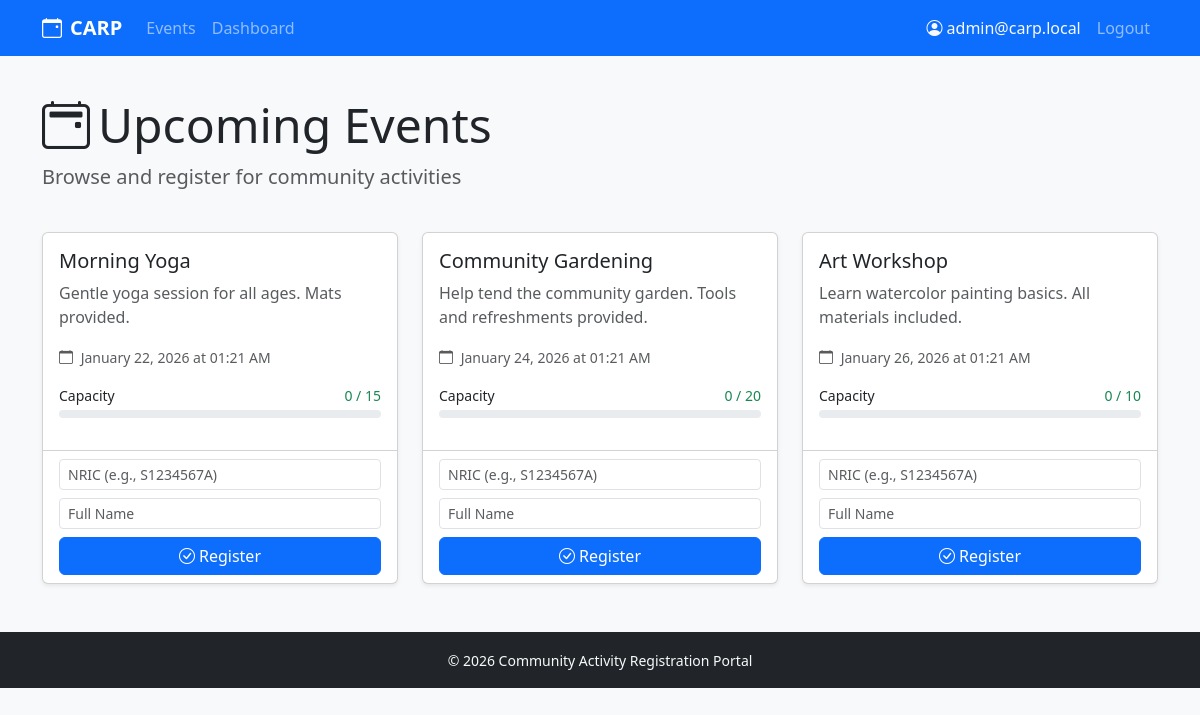
Screenshot of / (signed in) with the database file from the repository.
### app/models.py (models this page shows, shortened)
class User(UserMixin, db.Model):
    __tablename__ = 'user'
    id: int = db.Column(db.Integer, primary_key=True)
    email: str = db.Column(db.String(120), unique=True, nullable=False, index=True)
    password_hash: str = db.Column(db.String(128), nullable=False)
    role: str = db.Column(db.String(20), default='caregiver', nullable=False)
    participants = db.relationship('Participant', back_populates='user', lazy='dynamic')
    def is_admin(self) -> bool:
        return self.role == 'admin'

class Event(db.Model):
    __tablename__ = 'event'
    id: int = db.Column(db.Integer, primary_key=True)
    title: str = db.Column(db.String(100), nullable=False)
    description: Optional[str] = db.Column(db.Text, nullable=True)
    max_capacity: int = db.Column(db.Integer, default=20, nullable=False)
    start_time: datetime = db.Column(db.DateTime, nullable=False)
    registrations = db.relationship('Registration', back_populates='event', lazy='dynamic')

### app/routes.py (the view)
@main_bp.route('/')
def index():
    events_data = get_all_events_with_counts()
    linked_participant = None
    if current_user.is_authenticated:
        linked_participant = get_participant_for_user(current_user.id)
    return render_template(
        'index.html',
        events_data=events_data,
        linked_participant=linked_participant
    )

### app/models.py (called while the page is built)
@login_manager.user_loader
def load_user(user_id: str) -> Optional[User]:
    return db.session.get(User, int(user_id))

### app/services.py (called while the page is built)
def get_event_registration_count(event_id: int) -> int:
    count = db.session.scalar(
        db.select(func.count(Registration.id)).filter_by(event_id=event_id)
    )
    return count or 0

def get_all_events_with_counts() -> list[dict]:
    events = db.session.execute(db.select(Event)).scalars().all()
    result = []
    for event in events:
        count = get_event_registration_count(event.id)
        result.append({
            'event': event,
            'count': count,
            'is_full': count >= event.max_capacity
        })
    return result

def get_participant_for_user(user_id: int) -> Optional[Participant]:
    return db.session.execute(
        db.select(Participant).filter_by(user_id=user_id)
    ).scalar_one_or_none()

### app/templates/index.html (shortened to what this page needs)
{% extends "base.html" %}
{% from "macros.html" import render_event_card %}
{% block content %}
<div class="row mb-4">
    <div class="col">
        <h1 class="display-5">
            <i class="bi bi-calendar2-event me-2"></i>Upcoming Events
        </h1>
        <p class="lead text-muted">Browse and register for community activities</p>
    </div>
</div>
{% if events_data %}
<div class="row">
    {% for event_data in events_data %}
    {{ render_event_card(event_data, linked_participant) }}
    {% endfor %}
</div>
{% else %}
<div class="alert alert-info">
    <i class="bi bi-info-circle me-2"></i>
    No events are currently available. Check back soon!
</div>
{% endif %}
{% endblock %}

### app/templates/base.html (shortened to what this page needs)
<!DOCTYPE html>
<html lang="en">
<head>
    <link href="https://cdn.jsdelivr.net/npm/bootstrap@5.3.2/dist/css/bootstrap.min.css" rel="stylesheet">
    <link href="https://cdn.jsdelivr.net/npm/bootstrap-icons@1.11.1/font/bootstrap-icons.css" rel="stylesheet">
</head>
<body class="bg-light">
    <nav class="navbar navbar-expand-lg navbar-dark bg-primary no-print">
        <div class="container">
            <a class="navbar-brand fw-bold" href="{{ url_for('main.index') }}">
                <i class="bi bi-calendar-event me-2"></i>CARP
            </a>
            <div class="collapse navbar-collapse" id="navbarNav">
                <ul class="navbar-nav me-auto">
                    <li class="nav-item">
                        <a class="nav-link" href="{{ url_for('main.index') }}">Events</a>
                    </li>
                    {% if current_user.is_authenticated and current_user.is_admin() %}
                    <li class="nav-item">
                        <a class="nav-link" href="{{ url_for('main.dashboard') }}">Dashboard</a>
                    </li>
                    {% endif %}
                </ul>
                <ul class="navbar-nav">
                    {% if current_user.is_authenticated %}
                    <li class="nav-item">
                        <span class="nav-link text-light">
                            <i class="bi bi-person-circle me-1"></i>{{ current_user.email }}
                        </span>
                    </li>
                    <li class="nav-item">
                        <a class="nav-link" href="{{ url_for('main.logout') }}">Logout</a>
                    </li>
                    {% else %}
                    <li class="nav-item">
                        <a class="nav-link" href="{{ url_for('main.login') }}">Login</a>
                    </li>
                    {% endif %}
                </ul>
            </div>
        </div>
    </nav>
    <main class="container py-4">
        {% block content %}{% endblock %}
    </main>
    <footer class="bg-dark text-light py-3 mt-auto no-print">
        <div class="container text-center">
            <small>&copy; 2026 Community Activity Registration Portal</small>
        </div>
    </footer>
</body>
</html>

### app/templates/macros.html (shortened to what this page needs)
{% macro render_event_card(event_data, linked_participant) %}
{% set event = event_data.event %}
{% set count = event_data.count %}
{% set is_full = event_data.is_full %}
<div class="col-md-6 col-lg-4 mb-4">
    <div class="card event-card h-100 shadow-sm">
        <div class="card-body">
            <h5 class="card-title">{{ event.title }}</h5>
            <p class="card-text text-muted">{{ event.description or 'No description available.' }}</p>
            <div class="mb-3">
                <small class="text-muted">
                    <i class="bi bi-calendar me-1"></i>
                    {{ event.start_time.strftime('%B %d, %Y at %I:%M %p') }}
                </small>
            </div>
            <div class="mb-3">
                <div class="d-flex justify-content-between mb-1">
                    <small>Capacity</small>
                    <small class="{% if is_full %}text-danger{% else %}text-success{% endif %}">
                        {{ count }} / {{ event.max_capacity }}
                    </small>
                </div>
                <div class="progress capacity-bar">
                </div>
            </div>
        </div>
        <div class="card-footer bg-transparent">
            {% if is_full %}
            <button class="btn btn-secondary w-100" disabled>
                <i class="bi bi-x-circle me-1"></i>Full
            </button>
            {% else %}
            {% if linked_participant %}
            <form method="POST" action="{{ url_for('main.register', event_id=event.id) }}">
                <p class="small text-muted mb-2">
                    <i class="bi bi-person-check me-1"></i>
                    Registering as <strong>{{ linked_participant.full_name }}</strong>
                </p>
                <button type="submit" class="btn btn-primary w-100">
                    <i class="bi bi-check-circle me-1"></i>Register
                </button>
            </form>
            {% else %}
            <form method="POST" action="{{ url_for('main.register', event_id=event.id) }}">
                <div class="mb-2">
                    <input type="text" class="form-control form-control-sm" name="nric"
                        placeholder="NRIC (e.g., S1234567A)" required>
                </div>
                <div class="mb-2">
                    <input type="text" class="form-control form-control-sm" name="name" placeholder="Full Name"
                        required>
                </div>
                <button type="submit" class="btn btn-primary w-100">
                    <i class="bi bi-check-circle me-1"></i>Register
                </button>
            </form>
            {% endif %}
            {% endif %}
        </div>
    </div>
</div>
{% endmacro %}

### app/templates/base.html (style rules this page uses)
.capacity-bar { height: 8px; border-radius: 4px; }
.event-card { transition: transform 0.2s ease-in-out; }

### rows the page displays
User: email "admin@carp.local"
Event: title "Morning Yoga", description "Gentle yoga session for all ages. Mats provided.", start_time "January 22, 2026 at 01:21 AM", max_capacity "15"
Event: title "Community Gardening", description "Help tend the community garden. Tools and refreshments provided.", start_time "January 24, 2026 at 01:21 AM", max_capacity "20"
Event: title "Art Workshop", description "Learn watercolor painting basics. All materials included.", start_time "January 26, 2026 at 01:21 AM", max_capacity "10"

### other values shown
{{ count }} "0" "0" "0"
